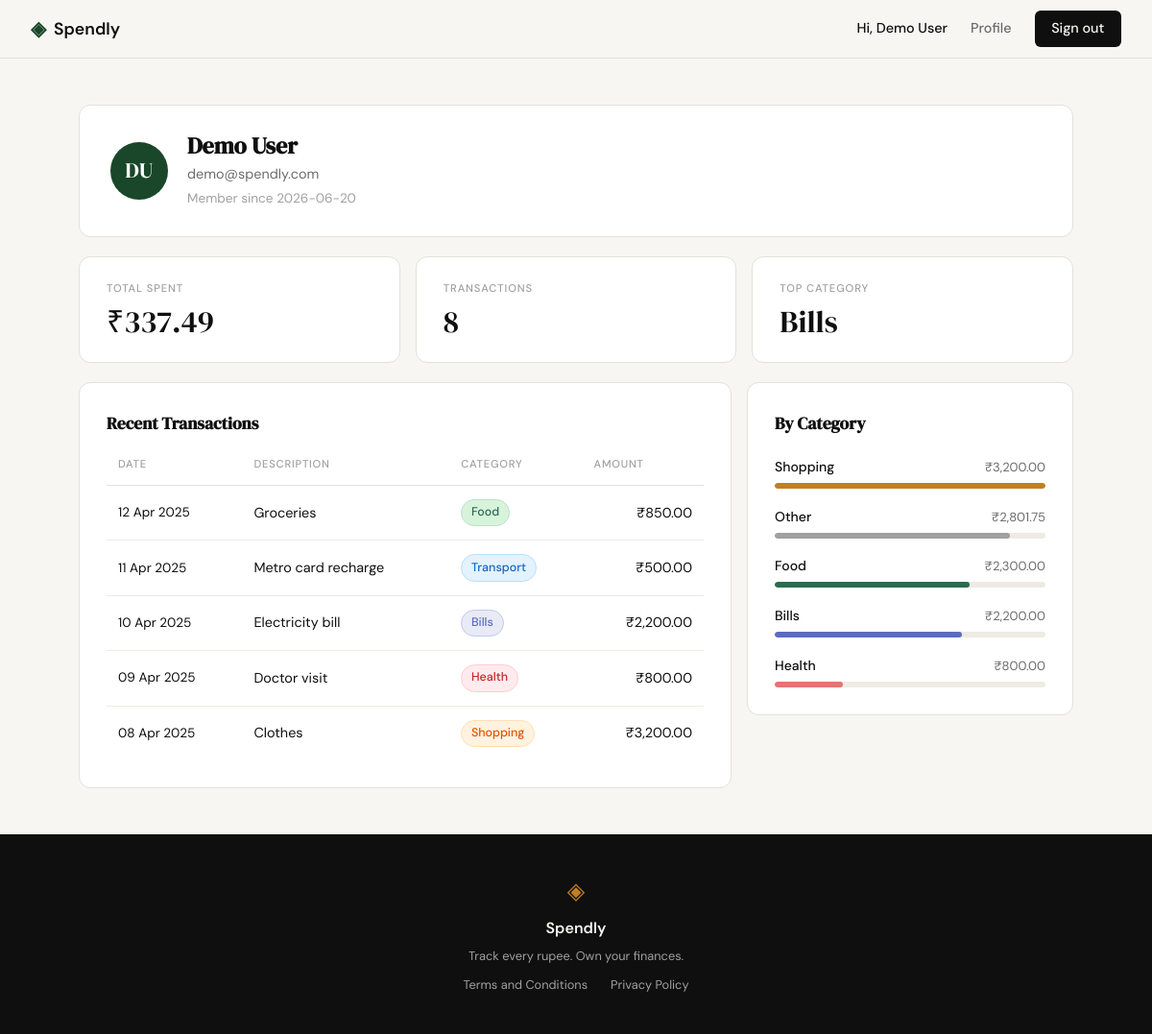
Screenshot of /profile (signed in) with the database file from the repository.
### tables this page shows
CREATE TABLE users (
            id            INTEGER PRIMARY KEY AUTOINCREMENT,
            name          TEXT    NOT NULL,
            email         TEXT    UNIQUE NOT NULL,
            password_hash TEXT    NOT NULL,
            created_at    TEXT    DEFAULT (datetime('now'))
        );

### app.py (the view)
@app.route("/profile")
def profile():
    if not session.get("user_id"):
        return redirect(url_for("login"))
    conn = get_db()
    user = conn.execute("SELECT * FROM users WHERE id = ?", (session["user_id"],)).fetchone()
    if user is None:
        conn.close()
        session.clear()
        return redirect(url_for("landing"))
    stats = conn.execute("""
        SELECT
            COUNT(*)                 AS expense_count,
            COALESCE(SUM(amount), 0) AS total_spent,
            (SELECT category FROM expenses
             WHERE user_id = ?
             GROUP BY category
             ORDER BY SUM(amount) DESC
             LIMIT 1)                AS top_category
        FROM expenses WHERE user_id = ?
    """, (session["user_id"], session["user_id"])).fetchone()
    conn.close()
    return render_template("profile.html", user=user, stats=stats)

### database/db.py (called while the page is built)
def get_db():
    conn = sqlite3.connect(DB_PATH)
    conn.row_factory = sqlite3.Row
    conn.execute("PRAGMA foreign_keys = ON")
    return conn

### templates/profile.html (shortened to what this page needs)
{% extends "base.html" %}
{% block content %}
<div class="profile-wrap">
    <div class="profile-identity">
        <div class="profile-avatar">{{ user.name.split()|map('first')|join('')|upper }}</div>
        <div class="profile-info">
            <h1 class="profile-name">{{ user.name }}</h1>
            <p class="profile-email">{{ user.email }}</p>
            <p class="profile-since">Member since {{ user.created_at[:10] }}</p>
        </div>
    </div>
    <div class="profile-stats">
        <div class="pstat-card">
            <span class="pstat-label">Total Spent</span>
            <span class="pstat-value">₹{{ "{:,.2f}".format(stats.total_spent) }}</span>
        </div>
        <div class="pstat-card">
            <span class="pstat-label">Transactions</span>
            <span class="pstat-value">{{ stats.expense_count }}</span>
        </div>
        <div class="pstat-card">
            <span class="pstat-label">Top Category</span>
            <span class="pstat-value">{{ stats.top_category or "—" }}</span>
        </div>
    </div>
    <div class="profile-bottom">
        <div class="profile-card">
            <h2 class="profile-card-title">Recent Transactions</h2>
            <table class="tx-table">
                <thead>
                    <tr>
                        <th>Date</th>
                        <th>Description</th>
                        <th>Category</th>
                        <th class="tx-amount-col">Amount</th>
                    </tr>
                </thead>
                <tbody>
                    <tr>
                        <td class="tx-date">12 Apr 2025</td>
                        <td>Groceries</td>
                        <td><span class="cat-pill cat-food">Food</span></td>
                        <td class="tx-amount">₹850.00</td>
                    </tr>
                    <tr>
                        <td class="tx-date">11 Apr 2025</td>
                        <td>Metro card recharge</td>
                        <td><span class="cat-pill cat-transport">Transport</span></td>
                        <td class="tx-amount">₹500.00</td>
                    </tr>
                    <tr>
                        <td class="tx-date">10 Apr 2025</td>
                        <td>Electricity bill</td>
                        <td><span class="cat-pill cat-bills">Bills</span></td>
                        <td class="tx-amount">₹2,200.00</td>
                    </tr>
                    <tr>
                        <td class="tx-date">09 Apr 2025</td>
                        <td>Doctor visit</td>
                        <td><span class="cat-pill cat-health">Health</span></td>
                        <td class="tx-amount">₹800.00</td>
                    </tr>
                    <tr>
                        <td class="tx-date">08 Apr 2025</td>
                        <td>Clothes</td>
                        <td><span class="cat-pill cat-shopping">Shopping</span></td>
                        <td class="tx-amount">₹3,200.00</td>
                    </tr>
                </tbody>
            </table>
        </div>
        <div class="profile-card">
            <h2 class="profile-card-title">By Category</h2>
            <div class="cat-bars">
                <div class="cat-bar-row">
                    <div class="cat-bar-meta">
                        <span class="cat-bar-name">Shopping</span>
                        <span class="cat-bar-amt">₹3,200.00</span>
                    </div>
                    <div class="cat-bar-track">
                        <div class="cat-bar-fill cat-bar-shopping" style="width:100%"></div>
                    </div>
                </div>
                <div class="cat-bar-row">
                    <div class="cat-bar-meta">
                        <span class="cat-bar-name">Other</span>
                        <span class="cat-bar-amt">₹2,801.75</span>
                    </div>
                    <div class="cat-bar-track">
                        <div class="cat-bar-fill cat-bar-other" style="width:87%"></div>
                    </div>
                </div>
                <div class="cat-bar-row">
                    <div class="cat-bar-meta">
                        <span class="cat-bar-name">Food</span>
                        <span class="cat-bar-amt">₹2,300.00</span>
                    </div>
                    <div class="cat-bar-track">
                        <div class="cat-bar-fill cat-bar-food" style="width:72%"></div>
                    </div>
                </div>
                <div class="cat-bar-row">
                    <div class="cat-bar-meta">
                        <span class="cat-bar-name">Bills</span>
                        <span class="cat-bar-amt">₹2,200.00</span>
                    </div>
                    <div class="cat-bar-track">
                        <div class="cat-bar-fill cat-bar-bills" style="width:69%"></div>
                    </div>
                </div>
                <div class="cat-bar-row">
                    <div class="cat-bar-meta">
                        <span class="cat-bar-name">Health</span>
                        <span class="cat-bar-amt">₹800.00</span>
                    </div>
                    <div class="cat-bar-track">
                        <div class="cat-bar-fill cat-bar-health" style="width:25%"></div>
                    </div>
                </div>
            </div>
        </div>
    </div>
</div>
{% endblock %}

### templates/base.html (shortened to what this page needs)
<!DOCTYPE html>
<html lang="en">
<head>
    <link rel="stylesheet" href="{{ url_for('static', filename='css/style.css') }}">
</head>
<body>
    <nav class="navbar">
        <div class="nav-inner">
            <a href="{{ url_for('landing') }}" class="nav-brand">
                <span class="brand-icon">◈</span>
                <span class="brand-name">Spendly</span>
            </a>
            <div class="nav-links">
                {% if session.user_id %}
                <span class="nav-greeting">Hi, {{ session.user_name }}</span>
                <a href="{{ url_for('profile') }}">Profile</a>
                <a href="{{ url_for('logout') }}" class="nav-cta">Sign out</a>
                {% else %}
                <a href="{{ url_for('login') }}">Sign in</a>
                <a href="{{ url_for('register') }}" class="nav-cta">Get started</a>
                {% endif %}
            </div>
        </div>
    </nav>
    <main class="main-content">
        {% block content %}{% endblock %}
    </main>
    <footer class="footer">
        <div class="footer-inner">
            <span class="brand-icon">◈</span>
            <span class="footer-name">Spendly</span>
            <p class="footer-copy">Track every rupee. Own your finances.</p>
            <p class="footer-links">
                <a href="/terms">Terms and Conditions</a>
                <a href="/privacy">Privacy Policy</a>
            </p>
        </div>
    </footer>
</body>
</html>

### rows the page displays
users: user_name "Demo User", name "Demo User", email "demo@spendly.com", created_at "2026-06-20"

### other values shown
{{ user.name.split()|map('first')|join('')|upper }} "DU"
{{ "{:,.2f}".format(stats.total_spent) }} "337.49"
{{ stats.expense_count }} "8"
{{ stats.top_category or "—" }} "Bills"
